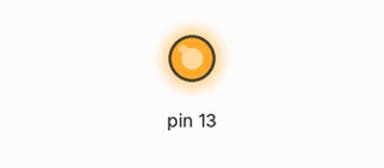
A sketch run on a simulated Arduino Uno, built with avr-gcc and run on an emulated ATmega328P. Parts: output pins drawn as LEDs (lit = HIGH).

Above: at 1.0 s.
At 3.2 s:
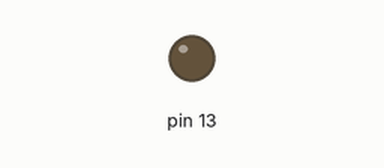
Timing chart, 0 to 5.7 s (numbered marks = the images above):
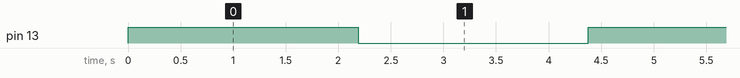

Measured:
- by itself, pin 13: alternates HIGH for 2.2 s and LOW for 2.2 s

The sketch:

blink.ino
```cpp
/*
Author: Ammar Mohammed
Date: 2026-06-26
Program: Blink w/ Memory Mapped Registers & No Setup/Loop

Board: Arduino AVR Boards > Arduino Uno
Physical Board: Arduino Uno R3
Port: /dev/cu.usbmodem1101

Arduino IDE used to compile and upload this sketch.

Resources:
- https://docs.arduino.cc/language-reference/
* Atmel-7810-Automotive-Microcontrollers-ATmega328P_Datasheet
* Arduino Uno R3 Circuit Schematic
*/

#include <stdint.h>

#define MyPORTB *((volatile uint8_t*)(0x25))
#define MyDDRB *((volatile uint8_t*)(0x24))

int main(void) {
  MyDDRB |= (1 << 5);

  while(1) {
    MyPORTB |= (1 << 5);
    for(volatile long i = 0; i < 1000000; i++) {}
    MyPORTB &= ~(1 << 5);
    for(volatile long i = 0; i < 1000000; i++) {}
  }

  return 0;
}
```
